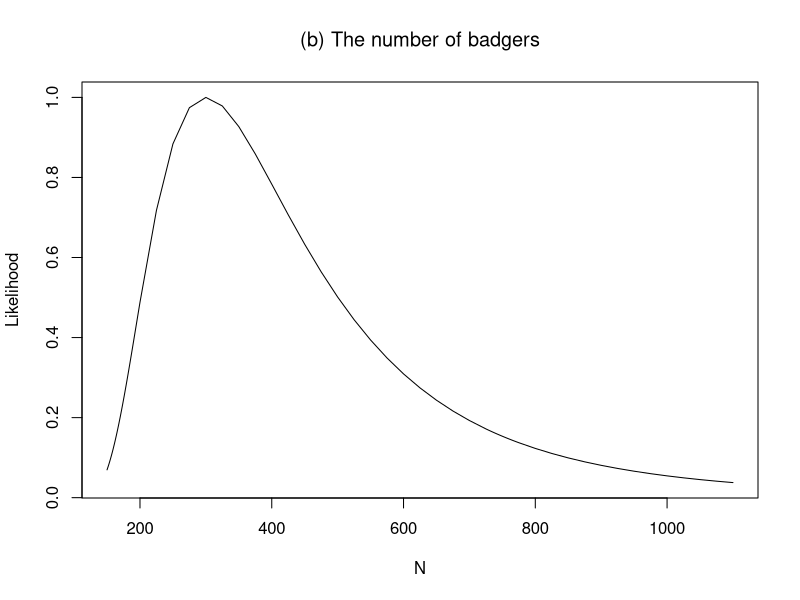

Recreate this plot in R.

# Examples 2.2:
# .......................................Ex 2-2: (b) badgers
n<- 25
k<- 60
n1<- 5

NN<- c(seq(150,200),seq(200,725,by=25),
      seq(725,775),seq(775,1100,by=25))
loglik<-NULL

for (N in NN){
  ll <-  lgamma(N-n+1) - lgamma(N-n-k+n1+1) -
           lgamma(N+1) + lgamma(N-k+1)
  loglik <- c(loglik,ll)
}
like<- exp(loglik-max(loglik))

plot(NN,like,type='l',xlab='N',ylab='Likelihood')
  #abline(h=.15,lwd=.3)
  title(expression('(b) The number of badgers'))

